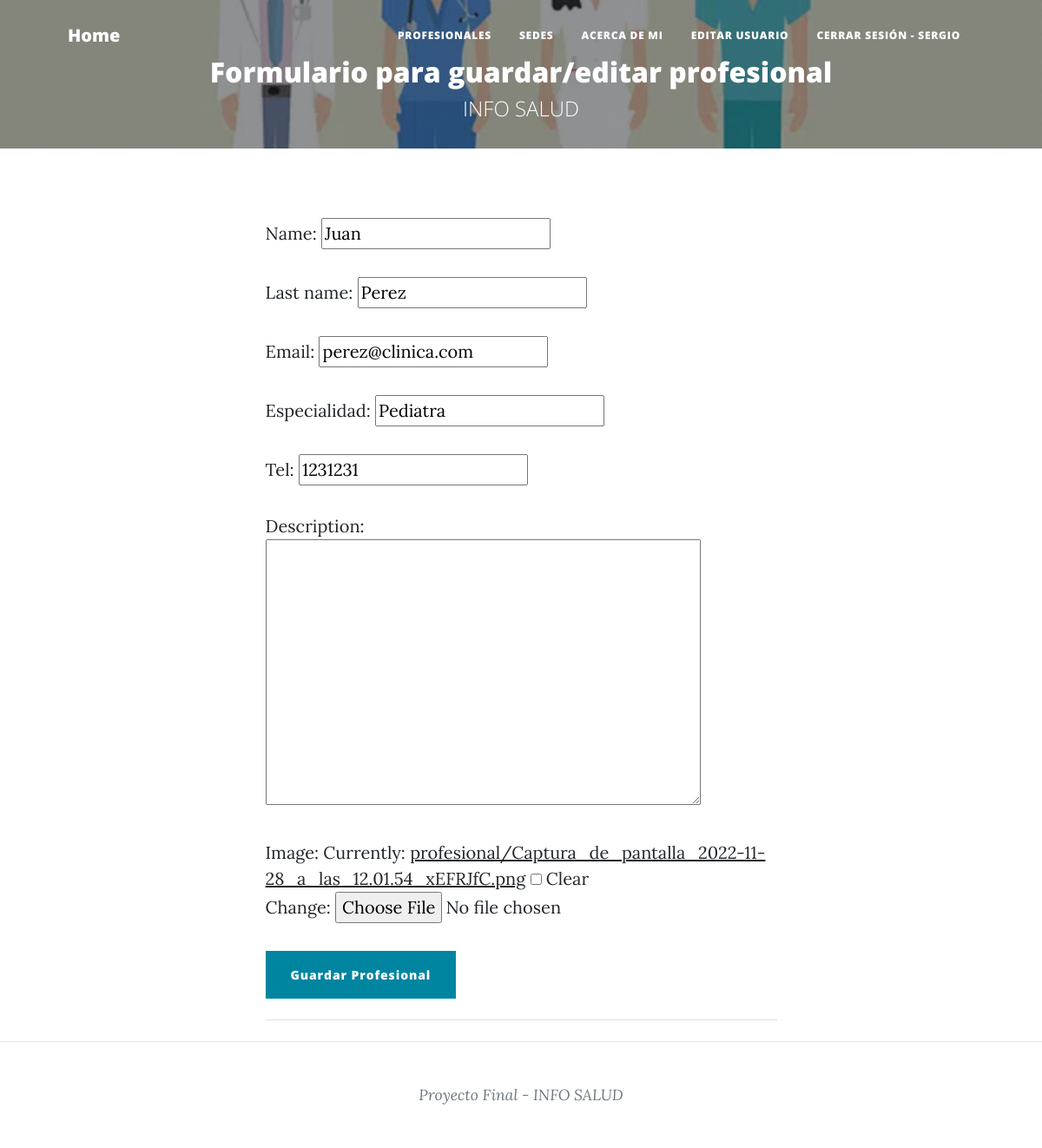
Screenshot of /profesional/profesional/11/update/ (signed in) with the database file from the repository.
### profesional/models.py (models this page shows, shortened)
class Profesional(models.Model):
    name = models.CharField(max_length=40)
    last_name = models.CharField(max_length=40)
    email = models.EmailField()
    especialidad = models.CharField(max_length=40)
    tel= models.IntegerField()
    description = RichTextField(null=True, blank=True)
    image = models.ImageField(upload_to='profesional', null=True, blank=True)
    owner = models.ForeignKey(User, on_delete=models.CASCADE)
    comments = models.ManyToManyField(
        User, through="Comment", related_name="comments_owned"
    )
    created_at = models.DateTimeField(auto_now_add=True, null=True)
    updated_at = models.DateTimeField(auto_now=True, null=True)
    class Meta:
        unique_together = (
            "name",
            "last_name",
            "especialidad",
            "tel",
        )
        ordering = ["-created_at"]

### profesional/views.py (the view, shortened to what this page needs)
# urls.py: path("profesional/<int:pk>/update/", views.ProfesionalUpdateView.as_view(), name="profesional-update"),
class ProfesionalUpdateView(LoginRequiredMixin, UpdateView):
    model = Profesional
    fields = ["name", "last_name","email", "especialidad","tel", "description", "image" ]

### profesional/templates/profesional/profesional_form.html (shortened to what this page needs)
{% extends "home/index.html" %}
{% load static %}
{% block my_blog_header %}
<header class="masthead" style="background-image: url('/static/home/assets/img/medicos.png')">
    <div class="container position-relative px-4 px-lg-5">
        <div class="row gx-4 gx-lg-5 justify-content-center">
            <div class="col-md-15 col-lg-16 col-xl-14">
                <div class="site-heading">
                    <h2>Formulario para guardar/editar profesional</h2>
                    <span class="subheading">INFO SALUD</span>
                </div>
            </div>
        </div>
    </div>
</header>
{% endblock %}
{% block my_blog_content %}
    <div>
        <form action="" method="POST" enctype="multipart/form-data">
            {{ form.as_p }}
            <input type="submit" class="btn btn-primary" value="Guardar Profesional" />
        </form>
    </div>
    <hr class="my-4" />
{% endblock %}

### home/templates/home/index.html (shortened to what this page needs)
<!DOCTYPE html>
<html lang="en">
    <head>
        {% load static %}
        <link href="{% static 'home/css/styles.css' %}" rel="stylesheet" />
    </head>
    <body>
        <nav class="navbar navbar-expand-lg navbar-light" id="mainNav">
            <div class="container px-4 px-lg-5">
                <a class="navbar-brand" href="{% url 'home:index' %}">Home</a>
                <div class="collapse navbar-collapse" id="navbarResponsive">
                    <ul class="navbar-nav ms-auto py-4 py-lg-0">
                        <li class="nav-item"><a class="nav-link px-lg-3 py-3 py-lg-4" href="{% url 'profesional:profesional-list' %}">Profesionales</a></li>
                        <li class="nav-item"><a class="nav-link px-lg-3 py-3 py-lg-4" href="{% url 'sede:sede-list' %}">Sedes</a></li>
                        <li class="nav-item"><a class="nav-link px-lg-3 py-3 py-lg-4" href="{% url 'home:about_me' %}">Acerca de mi</a></li>
                        {% if user.is_authenticated %}
                        <li class="nav-item"><a class="nav-link px-lg-3 py-3 py-lg-4" href="{% url 'home:user-profile' %}">Editar usuario</a></li>
                        <li class="nav-item"><a class="nav-link px-lg-3 py-3 py-lg-4" href="{% url 'logout' %}">Cerrar Sesión - {{ user.username }}</a></li>
                        {% else %}
                        <li class="nav-item"><a class="nav-link px-lg-3 py-3 py-lg-4" href="{% url 'login' %}">Iniciar Sesión</a></li>
                        {% endif %}
                    </ul>
                </div>
            </div>
        </nav>
        {% block my_blog_header %}{% endblock %}
        <div class="container px-4 px-lg-5">
            <div class="row gx-4 gx-lg-5 justify-content-center">
                <div class="col-md-10 col-lg-8 col-xl-7">
                    {% block my_blog_content %}{% endblock %}
                </div>
            </div>
        </div>
        <footer class="border-top">
            <div class="container px-4 px-lg-5">
                <div class="row gx-4 gx-lg-5 justify-content-center">
                    <div class="col-md-10 col-lg-8 col-xl-7">
                        <div class="small text-center text-muted fst-italic">Proyecto Final - INFO SALUD</div>
                    </div>
                </div>
            </div>
        </footer>
    </body>
</html>

### rows the page displays
Profesional: name "Juan", last_name "Perez", email "perez@clinica.com", especialidad "Pediatra", tel "1231231"

### other values shown
{{ user.username }} "SERGIO"
